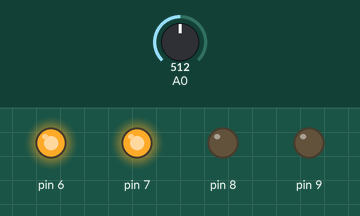
A sketch run on a simulated Arduino Uno, built with avr-gcc and run on an emulated ATmega328P. On the bench: output pins drawn as LEDs (lit = HIGH). Inputs (shaded band) come from the test bench; at power-on: A0 = 512.

Above: at 1.2 s.
1.3 s: A0 set to 625
2.8 s: A0 set to 653
At 3.9 s:
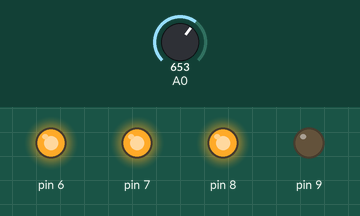
4.3 s: A0 set to 831
5.8 s: A0 set to 852
At 6.4 s:
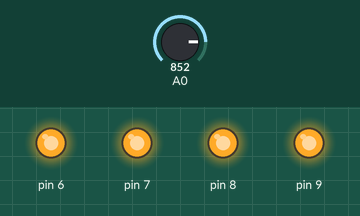
7.3 s: A0 set to 306
At 8.5 s:
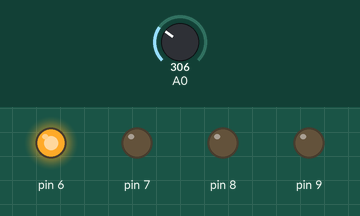
8.8 s: A0 set to 418
10.3 s: A0 set to 441
At 11.1 s:
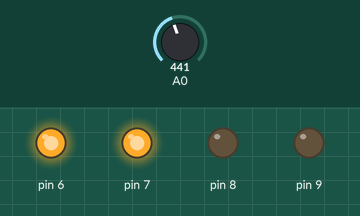
Timing chart, 0 to 12.8 s (numbered marks = the images above; inputs shaded):
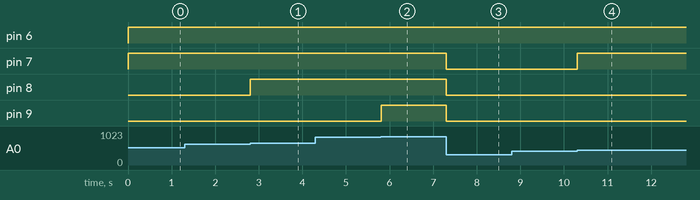

Measured:
- the behaviour switches between 634 and 635 on A0 (found by bisection; images 0 and 1)
- the behaviour switches between 838 and 839 on A0 (found by bisection; images 1 and 2)
- the behaviour switches between 429 and 430 on A0 (found by bisection; images 3 and 4)
- after the input at 1.3 s, every drawn part: stays the same
- after the input at 2.8 s, pin 8: LOW → HIGH at once
- after the input at 4.3 s, every drawn part: stays the same
- after the input at 5.8 s, pin 9: LOW → HIGH at once
- after the input at 7.3 s, pin 7–9: HIGH → LOW at once
- after the input at 8.8 s, every drawn part: stays the same
- after the input at 10.3 s, pin 7: LOW → HIGH at once

The sketch:

potentiometerwleds.ino
```cpp
// class for KIDS
// potentiometer and leds

int leitura = 0;

int potencia = 0;

void setup()
{
  pinMode(A0, INPUT);
  pinMode(6, OUTPUT);
  pinMode(7, OUTPUT);
  pinMode(8, OUTPUT);
  pinMode(9, OUTPUT);
}

void loop()
{
  leitura = analogRead(A0);
  potencia = map(leitura, 0, 1023, 0, 50);

  if (potencia >= 10 && potencia <= 20) {
    digitalWrite(6, HIGH);
    digitalWrite(7, LOW);
    digitalWrite(8, LOW);
    digitalWrite(9, LOW);
  } else {
    if (potencia >= 20 && potencia <= 30) {
      digitalWrite(6, HIGH);
      digitalWrite(7, HIGH);
      digitalWrite(8, LOW);
      digitalWrite(9, LOW);
    } else {
      if (potencia >= 30 && potencia <= 40) {
        digitalWrite(6, HIGH);
        digitalWrite(7, HIGH);
        digitalWrite(8, HIGH);
        digitalWrite(9, LOW);
      } else {
        if (potencia >= 40 && potencia <= 50) {
          digitalWrite(6, HIGH);
          digitalWrite(7, HIGH);
          digitalWrite(8, HIGH);
          digitalWrite(9, HIGH);
        } else {
          digitalWrite(6, LOW);
          digitalWrite(7, LOW);
          digitalWrite(8, LOW);
          digitalWrite(9, LOW);
        }
      }
    }
  }
  delay(10);
}
```
